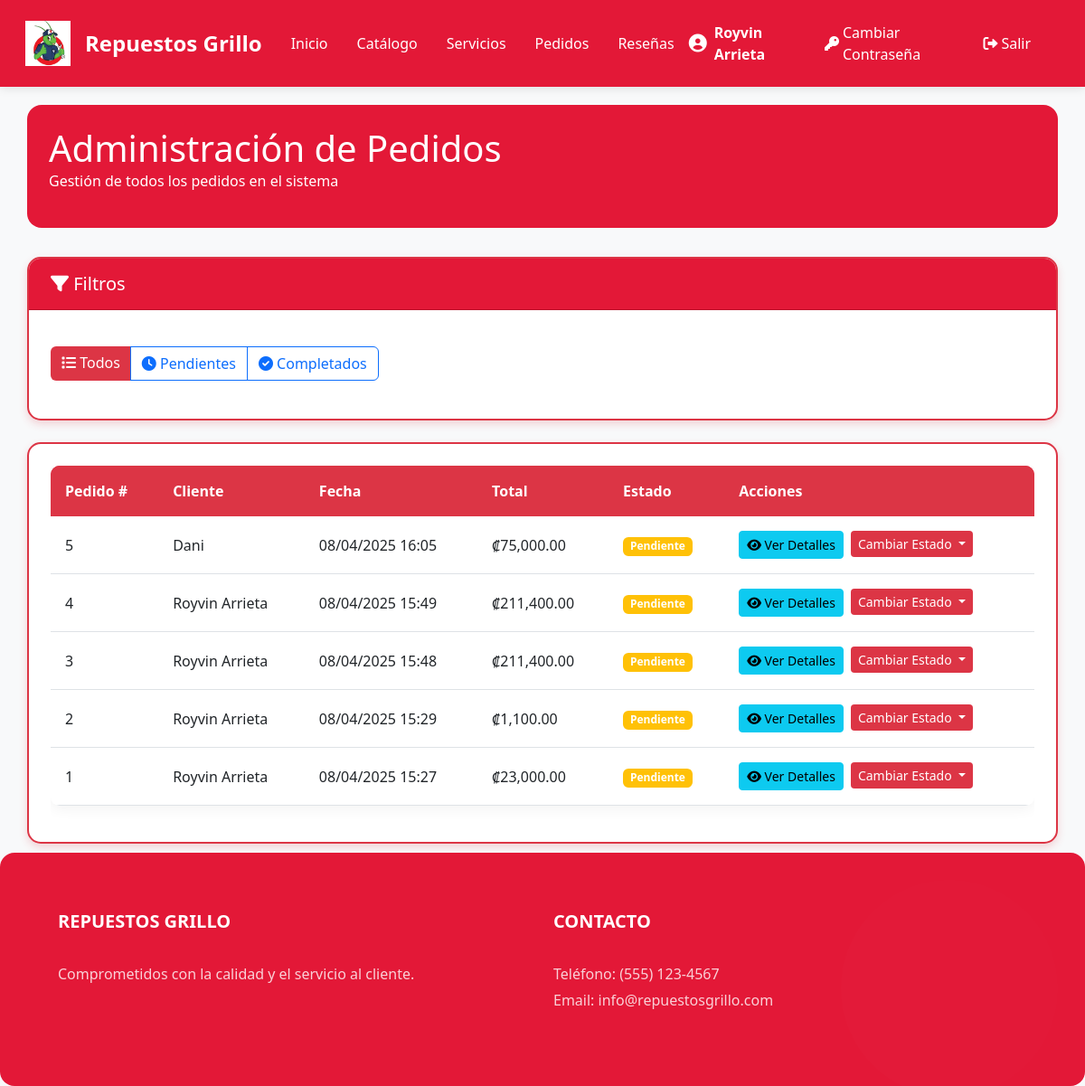
Page /View/Pedidos/AdministrarPedidos.php (signed in) on the earlier database version.
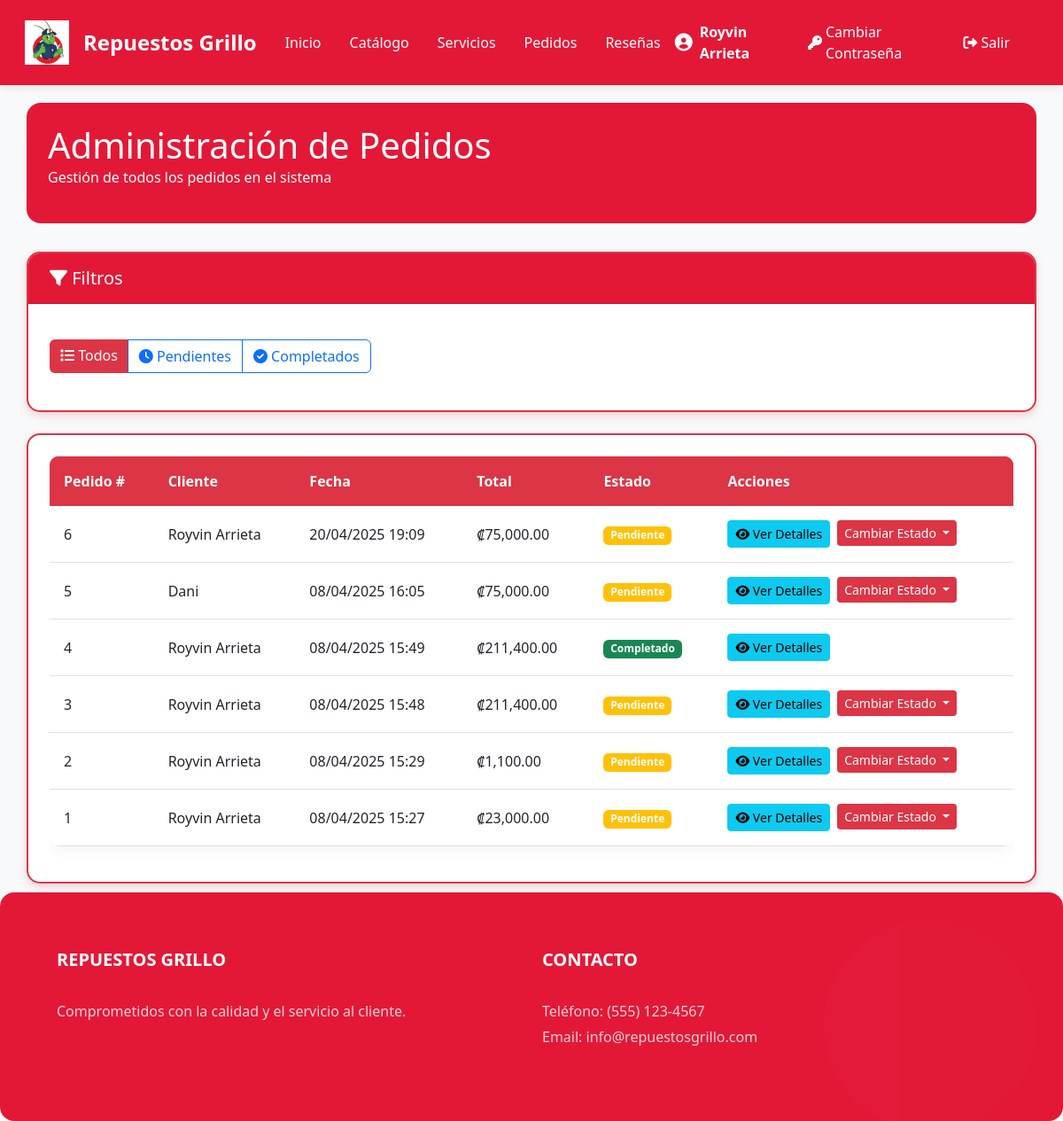
Same page on the later database version.
### tables this page shows
CREATE TABLE `tbl_pedidos` (
  `IdPedido` int(11) NOT NULL AUTO_INCREMENT,
  `IdUsuario` bigint(20) NOT NULL,
  `FechaPedido` datetime NOT NULL DEFAULT current_timestamp(),
  `EstadoPedido` varchar(20) NOT NULL DEFAULT 'Pendiente',
  `TotalPedido` decimal(10,2) NOT NULL,
  PRIMARY KEY (`IdPedido`),
  KEY `IdUsuario` (`IdUsuario`),
  CONSTRAINT `tbl_pedidos_ibfk_1` FOREIGN KEY (`IdUsuario`) REFERENCES `usuario` (`Id`)
);

CREATE TABLE `usuario` (
  `Id` bigint(20) NOT NULL AUTO_INCREMENT,
  `Nombre` varchar(200) NOT NULL,
  `Correo` varchar(200) NOT NULL,
  `Contrasenna` varchar(15) NOT NULL,
  PRIMARY KEY (`Id`)
);

### Model/PedidosModel.php (called while the page is built, shortened)
<?php
function ObtenerTodosPedidos() {
    try {
        $context = AbrirBaseDatos();
        $sentencia = "CALL SP_ConsultarTodosPedidos()";
        $resultado = $context->query($sentencia);
        return $resultado;
    } catch (Exception $error) {
        return null;
    }
}
?>

### Controller/PedidosController.php (called while the page is built, shortened)
<?php
include_once $_SERVER["DOCUMENT_ROOT"] . "/ProyectoAmbienteWeb/Model/PedidosModel.php";
function ConsultarTodosPedidos() {
    return ObtenerTodosPedidos();
}
?>

### View/Pedidos/AdministrarPedidos.php (the view, shortened to what the changed rows need)
<?php
    include_once $_SERVER["DOCUMENT_ROOT"] . "/ProyectoAmbienteWeb/Controller/PedidosController.php";
    include_once $_SERVER["DOCUMENT_ROOT"] . "/ProyectoAmbienteWeb/View/layoutInterno.php";
    $pedidos = ConsultarTodosPedidos();
?>
<!DOCTYPE html>
<html lang="es">
<body>
    <div class="container content">
        <div class="admin-header">
            <div class="row align-items-center mb-3">
                <div class="col-md-6">
                    <h1 class="mb-0">Administración de Pedidos</h1>
                </div>
            </div>
        </div>
        <div class="card card-custom">
            <div class="card-body">
                <?php if ($pedidos && $pedidos->num_rows > 0): ?>
                    <div class="table-responsive">
                        <table class="table table-custom table-hover">
                            <thead class="table-dark">
                                <tr>
                                    <th>Pedido #</th>
                                    <th>Cliente</th>
                                    <th>Fecha</th>
                                    <th>Total</th>
                                    <th>Estado</th>
                                    <th>Acciones</th>
                                </tr>
                            </thead>
                            <tbody>
                                <?php
                                while ($pedido = $pedidos->fetch_assoc()):
                                ?>
                                    <tr>
                                        <td><?php echo $pedido['IdPedido']; ?></td>
                                        <td><?php echo $pedido['NombreUsuario']; ?></td>
                                        <td><?php echo date('d/m/Y H:i', strtotime($pedido['FechaPedido'])); ?></td>
                                        <td>₡<?php echo number_format($pedido['TotalPedido'], 2); ?></td>
                                        <td>
                                            <?php if ($pedido['EstadoPedido'] == 'Completado'): ?>
                                                <span class="badge bg-success">Completado</span>
                                            <?php else: ?>
                                                <span class="badge bg-warning">Pendiente</span>
                                            <?php endif; ?>
                                        </td>
                                        <td>
                                            <div class="d-flex gap-2">
                                                <a href="/ProyectoAmbienteWeb/View/Pedidos/ConfirmacionPedido.php?id=<?php echo $pedido['IdPedido']; ?>" class="btn btn-sm btn-info">
                                                    <i class="fas fa-eye"></i> Ver Detalles
                                                </a>
                                                <?php if ($pedido['EstadoPedido'] != 'Completado'): ?>
                                                <div class="dropdown d-inline-block">
                                                    <button class="btn btn-sm btn-primary dropdown-toggle" type="button" id="dropdownMenuButton<?php echo $pedido['IdPedido']; ?>" data-bs-toggle="dropdown" aria-expanded="false">
                                                        Cambiar Estado
                                                    </button>
                                                </div>
                                                <?php endif; ?>
                                            </div>
                                        </td>
                                    </tr>
                                <?php endwhile; ?>
                            </tbody>
                        </table>
                    </div>
                <?php else: ?>
                    <div class="alert alert-info">
                        <i class="fas fa-info-circle"></i> No hay pedidos registrados en el sistema.
                    </div>
                <?php endif; ?>
            </div>
        </div>
    </div>
</body>
</html>

Differences in the rows shown:
added tbl_pedidos: IdPedido "6", IdUsuario.Nombre "Royvin Arrieta", FechaPedido "20/04/2025 19:09", TotalPedido "75,000.00", EstadoPedido "Pendiente"
changed tbl_pedidos id 4: EstadoPedido "Pendiente Cambiar Estado" → "Completado"
